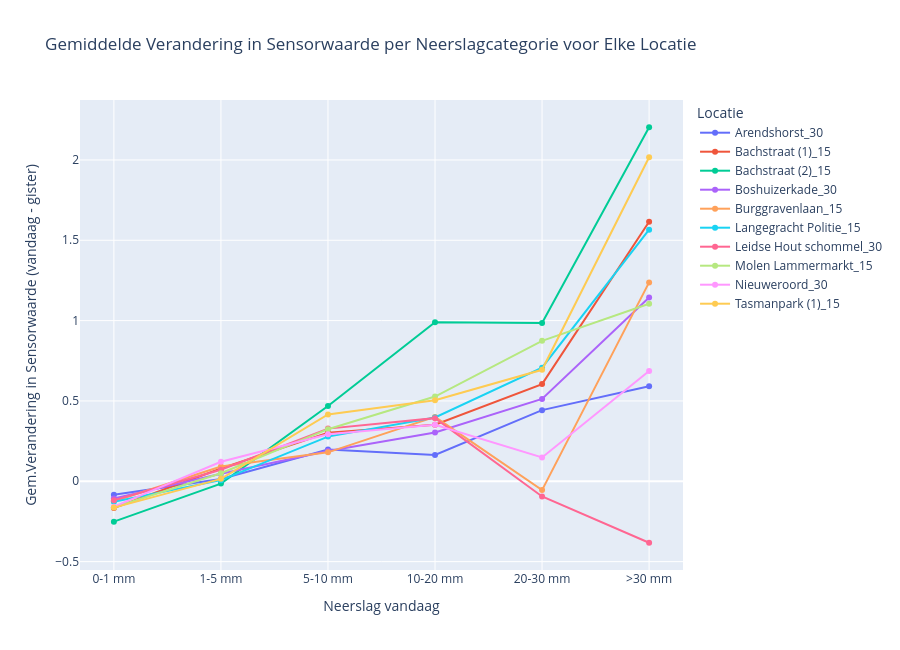

Source (notebook cell):
### Code cell
# n vs s_prev_diff

# Define a function to categorize 'n_cum' into bins for analysis
def categorize_rainfall(n_cum_value):
    if n_cum_value < 1:
        return '0-1 mm'
    elif 1 <= n_cum_value < 5:
        return '1-5 mm'
    elif 5 <= n_cum_value < 10:
        return '5-10 mm'
    elif 10 <= n_cum_value < 20:
        return '10-20 mm'
    elif 20 <= n_cum_value < 30:
        return '20-30 mm'
    else:
        return '>30 mm'

# Remove the specific location from the DataFrame, because this is an outlier to the dataset
df_filtered = df[df['locatie'] != 'Jacob van Campenlaan_15 (eerste plaatsing)']

# Apply categorization to 'n_cum' column
df_filtered['n_cum_category'] = df_filtered['n'].apply(categorize_rainfall)

# Calculate the mean 's_prev_diff_2' by location and 'n_cum' category
mean_s_prev_diff_2_by_rain_category = df_filtered.groupby(['locatie', 'n_cum_category'])['s_prev_diff'].mean().unstack()

# Ensure correct ordering of 'n_cum_category'
correct_order = ['0-1 mm', '1-5 mm', '5-10 mm', '10-20 mm', '20-30 mm', '>30 mm']
mean_s_prev_diff_2_by_rain_category = mean_s_prev_diff_2_by_rain_category[correct_order]

# Create an interactive line plot
fig = go.Figure()

# Add a trace for each location
for locatie in mean_s_prev_diff_2_by_rain_category.index:
    fig.add_trace(go.Scatter(
        x=mean_s_prev_diff_2_by_rain_category.columns,
        y=mean_s_prev_diff_2_by_rain_category.loc[locatie],
        mode='lines+markers',
        name=locatie,
        hoverinfo='text',
        text=[f"Locatie: {locatie}<br>Neerslag Categorie: {category}<br>Gemiddelde Verandering: {value:.2f}"
              for category, value in zip(mean_s_prev_diff_2_by_rain_category.columns, 
                                         mean_s_prev_diff_2_by_rain_category.loc[locatie])]
    ))

# Customize layout with increased height
fig.update_layout(
    title="Gemiddelde Verandering in Sensorwaarde per Neerslagcategorie voor Elke Locatie",
    xaxis_title="Neerslag vandaag",
    yaxis_title="Gem.Verandering in Sensorwaarde (vandaag - gister)",
    xaxis=dict(tickmode='array', tickvals=correct_order),
    legend_title="Locatie",
    hovermode='closest',
    height=650  # Doubling the height for a taller plot
)

# Display the interactive plot
fig.show()

### Figure 1 — Plotly figure (JSON) as saved in the notebook; plotly's stock layout.template omitted (floating-point values rounded to 4 significant figures)
{"data": [{"hoverinfo": "text", "mode": "lines+markers", "name": "Arendshorst_30", "text": ["Locatie: Arendshorst_30<br>Neerslag Categorie: 0-1 mm<br>Gemiddelde Verandering: -0.08", "Locatie: Arendshorst_30<br>Neerslag Categorie: 1-5 mm<br>Gemiddelde Verandering: 0.01", "Locatie: Arendshorst_30<br>Neerslag Categorie: 5-10 mm<br>Gemiddelde Verandering: 0.20", "Locatie: Arendshorst_30<br>Neerslag Categorie: 10-20 mm<br>Gemiddelde Verandering: 0.16", "Locatie: Arendshorst_30<br>Neerslag Categorie: 20-30 mm<br>Gemiddelde Verandering: 0.44", "Locatie: Arendshorst_30<br>Neerslag Categorie: >30 mm<br>Gemiddelde Verandering: 0.59"], "type": "scatter", "x": ["0-1 mm", "1-5 mm", "5-10 mm", "10-20 mm", "20-30 mm", ">30 mm"], "y": [-0.08355, 0.01487, 0.198, 0.1635, 0.4429, 0.5917]}, {"hoverinfo": "text", "mode": "lines+markers", "name": "Bachstraat (1)_15", "text": ["Locatie: Bachstraat (1)_15<br>Neerslag Categorie: 0-1 mm<br>Gemiddelde Verandering: -0.17", "Locatie: Bachstraat (1)_15<br>Neerslag Categorie: 1-5 mm<br>Gemiddelde Verandering: 0.08", "Locatie: Bachstraat (1)_15<br>Neerslag Categorie: 5-10 mm<br>Gemiddelde Verandering: 0.30", "Locatie: Bachstraat (1)_15<br>Neerslag Categorie: 10-20 mm<br>Gemiddelde Verandering: 0.35", "Locatie: Bachstraat (1)_15<br>Neerslag Categorie: 20-30 mm<br>Gemiddelde Verandering: 0.61", "Locatie: Bachstraat (1)_15<br>Neerslag Categorie: >30 mm<br>Gemiddelde Verandering: 1.62"], "type": "scatter", "x": ["0-1 mm", "1-5 mm", "5-10 mm", "10-20 mm", "20-30 mm", ">30 mm"], "y": [-0.1659, 0.07965, 0.303, 0.3519, 0.6051, 1.615]}, {"hoverinfo": "text", "mode": "lines+markers", "name": "Bachstraat (2)_15", "text": ["Locatie: Bachstraat (2)_15<br>Neerslag Categorie: 0-1 mm<br>Gemiddelde Verandering: -0.25", "Locatie: Bachstraat (2)_15<br>Neerslag Categorie: 1-5 mm<br>Gemiddelde Verandering: -0.01", "Locatie: Bachstraat (2)_15<br>Neerslag Categorie: 5-10 mm<br>Gemiddelde Verandering: 0.47", "Locatie: Bachstraat (2)_15<br>Neerslag Categorie: 10-20 mm<br>Gemiddelde Verandering: 0.99", "Locatie: Bachstraat (2)_15<br>Neerslag Categorie: 20-30 mm<br>Gemiddelde Verandering: 0.99", "Locatie: Bachstraat (2)_15<br>Neerslag Categorie: >30 mm<br>Gemiddelde Verandering: 2.20"], "type": "scatter", "x": ["0-1 mm", "1-5 mm", "5-10 mm", "10-20 mm", "20-30 mm", ">30 mm"], "y": [-0.2511, -0.01426, 0.4689, 0.9897, 0.9852, 2.204]}, {"hoverinfo": "text", "mode": "lines+markers", "name": "Boshuizerkade_30", "text": ["Locatie: Boshuizerkade_30<br>Neerslag Categorie: 0-1 mm<br>Gemiddelde Verandering: -0.11", "Locatie: Boshuizerkade_30<br>Neerslag Categorie: 1-5 mm<br>Gemiddelde Verandering: 0.05", "Locatie: Boshuizerkade_30<br>Neerslag Categorie: 5-10 mm<br>Gemiddelde Verandering: 0.19", "Locatie: Boshuizerkade_30<br>Neerslag Categorie: 10-20 mm<br>Gemiddelde Verandering: 0.30", "Locatie: Boshuizerkade_30<br>Neerslag Categorie: 20-30 mm<br>Gemiddelde Verandering: 0.51", "Locatie: Boshuizerkade_30<br>Neerslag Categorie: >30 mm<br>Gemiddelde Verandering: 1.14"], "type": "scatter", "x": ["0-1 mm", "1-5 mm", "5-10 mm", "10-20 mm", "20-30 mm", ">30 mm"], "y": [-0.1068, 0.04752, 0.1891, 0.3035, 0.5124, 1.144]}, {"hoverinfo": "text", "mode": "lines+markers", "name": "Burggravenlaan_15", "text": ["Locatie: Burggravenlaan_15<br>Neerslag Categorie: 0-1 mm<br>Gemiddelde Verandering: -0.12", "Locatie: Burggravenlaan_15<br>Neerslag Categorie: 1-5 mm<br>Gemiddelde Verandering: 0.09", "Locatie: Burggravenlaan_15<br>Neerslag Categorie: 5-10 mm<br>Gemiddelde Verandering: 0.18", "Locatie: Burggravenlaan_15<br>Neerslag Categorie: 10-20 mm<br>Gemiddelde Verandering: 0.40", "Locatie: Burggravenlaan_15<br>Neerslag Categorie: 20-30 mm<br>Gemiddelde Verandering: -0.05", "Locatie: Burggravenlaan_15<br>Neerslag Categorie: >30 mm<br>Gemiddelde Verandering: 1.24"], "type": "scatter", "x": ["0-1 mm", "1-5 mm", "5-10 mm", "10-20 mm", "20-30 mm", ">30 mm"], "y": [-0.1243, 0.09202, 0.1802, 0.4007, -0.05477, 1.238]}, {"hoverinfo": "text", "mode": "lines+markers", "name": "Langegracht Politie_15", "text": ["Locatie: Langegracht Politie_15<br>Neerslag Categorie: 0-1 mm<br>Gemiddelde Verandering: -0.13", "Locatie: Langegracht Politie_15<br>Neerslag Categorie: 1-5 mm<br>Gemiddelde Verandering: 0.01", "Locatie: Langegracht Politie_15<br>Neerslag Categorie: 5-10 mm<br>Gemiddelde Verandering: 0.28", "Locatie: Langegracht Politie_15<br>Neerslag Categorie: 10-20 mm<br>Gemiddelde Verandering: 0.40", "Locatie: Langegracht Politie_15<br>Neerslag Categorie: 20-30 mm<br>Gemiddelde Verandering: 0.71", "Locatie: Langegracht Politie_15<br>Neerslag Categorie: >30 mm<br>Gemiddelde Verandering: 1.57"], "type": "scatter", "x": ["0-1 mm", "1-5 mm", "5-10 mm", "10-20 mm", "20-30 mm", ">30 mm"], "y": [-0.1274, 0.007098, 0.2781, 0.3971, 0.7072, 1.566]}, {"hoverinfo": "text", "mode": "lines+markers", "name": "Leidse Hout schommel_30", "text": ["Locatie: Leidse Hout schommel_30<br>Neerslag Categorie: 0-1 mm<br>Gemiddelde Verandering: -0.12", "Locatie: Leidse Hout schommel_30<br>Neerslag Categorie: 1-5 mm<br>Gemiddelde Verandering: 0.07", "Locatie: Leidse Hout schommel_30<br>Neerslag Categorie: 5-10 mm<br>Gemiddelde Verandering: 0.33", "Locatie: Leidse Hout schommel_30<br>Neerslag Categorie: 10-20 mm<br>Gemiddelde Verandering: 0.39", "Locatie: Leidse Hout schommel_30<br>Neerslag Categorie: 20-30 mm<br>Gemiddelde Verandering: -0.09", "Locatie: Leidse Hout schommel_30<br>Neerslag Categorie: >30 mm<br>Gemiddelde Verandering: -0.38"], "type": "scatter", "x": ["0-1 mm", "1-5 mm", "5-10 mm", "10-20 mm", "20-30 mm", ">30 mm"], "y": [-0.1176, 0.07229, 0.3279, 0.393, -0.09426, -0.3825]}, {"hoverinfo": "text", "mode": "lines+markers", "name": "Molen Lammermarkt_15", "text": ["Locatie: Molen Lammermarkt_15<br>Neerslag Categorie: 0-1 mm<br>Gemiddelde Verandering: -0.16", "Locatie: Molen Lammermarkt_15<br>Neerslag Categorie: 1-5 mm<br>Gemiddelde Verandering: 0.05", "Locatie: Molen Lammermarkt_15<br>Neerslag Categorie: 5-10 mm<br>Gemiddelde Verandering: 0.32", "Locatie: Molen Lammermarkt_15<br>Neerslag Categorie: 10-20 mm<br>Gemiddelde Verandering: 0.53", "Locatie: Molen Lammermarkt_15<br>Neerslag Categorie: 20-30 mm<br>Gemiddelde Verandering: 0.87", "Locatie: Molen Lammermarkt_15<br>Neerslag Categorie: >30 mm<br>Gemiddelde Verandering: 1.11"], "type": "scatter", "x": ["0-1 mm", "1-5 mm", "5-10 mm", "10-20 mm", "20-30 mm", ">30 mm"], "y": [-0.1614, 0.05027, 0.3242, 0.5274, 0.8743, 1.105]}, {"hoverinfo": "text", "mode": "lines+markers", "name": "Nieuweroord_30", "text": ["Locatie: Nieuweroord_30<br>Neerslag Categorie: 0-1 mm<br>Gemiddelde Verandering: -0.16", "Locatie: Nieuweroord_30<br>Neerslag Categorie: 1-5 mm<br>Gemiddelde Verandering: 0.12", "Locatie: Nieuweroord_30<br>Neerslag Categorie: 5-10 mm<br>Gemiddelde Verandering: 0.29", "Locatie: Nieuweroord_30<br>Neerslag Categorie: 10-20 mm<br>Gemiddelde Verandering: 0.35", "Locatie: Nieuweroord_30<br>Neerslag Categorie: 20-30 mm<br>Gemiddelde Verandering: 0.15", "Locatie: Nieuweroord_30<br>Neerslag Categorie: >30 mm<br>Gemiddelde Verandering: 0.69"], "type": "scatter", "x": ["0-1 mm", "1-5 mm", "5-10 mm", "10-20 mm", "20-30 mm", ">30 mm"], "y": [-0.1579, 0.1215, 0.2931, 0.3516, 0.1486, 0.686]}, {"hoverinfo": "text", "mode": "lines+markers", "name": "Tasmanpark (1)_15", "text": ["Locatie: Tasmanpark (1)_15<br>Neerslag Categorie: 0-1 mm<br>Gemiddelde Verandering: -0.16", "Locatie: Tasmanpark (1)_15<br>Neerslag Categorie: 1-5 mm<br>Gemiddelde Verandering: 0.02", "Locatie: Tasmanpark (1)_15<br>Neerslag Categorie: 5-10 mm<br>Gemiddelde Verandering: 0.42", "Locatie: Tasmanpark (1)_15<br>Neerslag Categorie: 10-20 mm<br>Gemiddelde Verandering: 0.50", "Locatie: Tasmanpark (1)_15<br>Neerslag Categorie: 20-30 mm<br>Gemiddelde Verandering: 0.69", "Locatie: Tasmanpark (1)_15<br>Neerslag Categorie: >30 mm<br>Gemiddelde Verandering: 2.02"], "type": "scatter", "x": ["0-1 mm", "1-5 mm", "5-10 mm", "10-20 mm", "20-30 mm", ">30 mm"], "y": [-0.1637, 0.01505, 0.4159, 0.5048, 0.694, 2.017]}], "layout": {"height": 650, "hovermode": "closest", "legend": {"title": {"text": "Locatie"}}, "title": {"text": "Gemiddelde Verandering in Sensorwaarde per Neerslagcategorie voor Elke Locatie"}, "xaxis": {"tickmode": "array", "tickvals": ["0-1 mm", "1-5 mm", "5-10 mm", "10-20 mm", "20-30 mm", ">30 mm"], "title": {"text": "Neerslag vandaag"}}, "yaxis": {"title": {"text": "Gem.Verandering in Sensorwaarde (vandaag - gister)"}}}}
